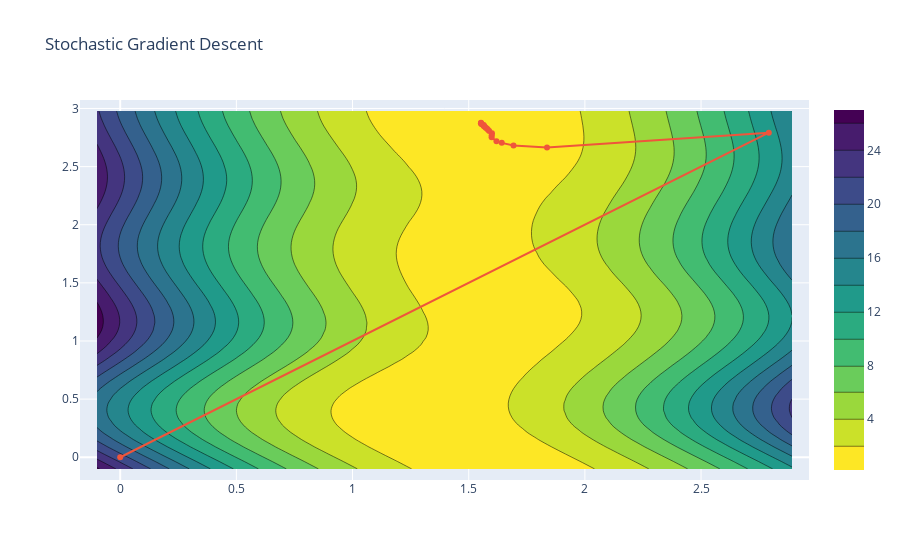

The code cell stored with this chart in its notebook:
### Code cell
contour_plot('Stochastic Gradient Descent', thetas_stoch, average_squared_loss, sin_model, x, y)
